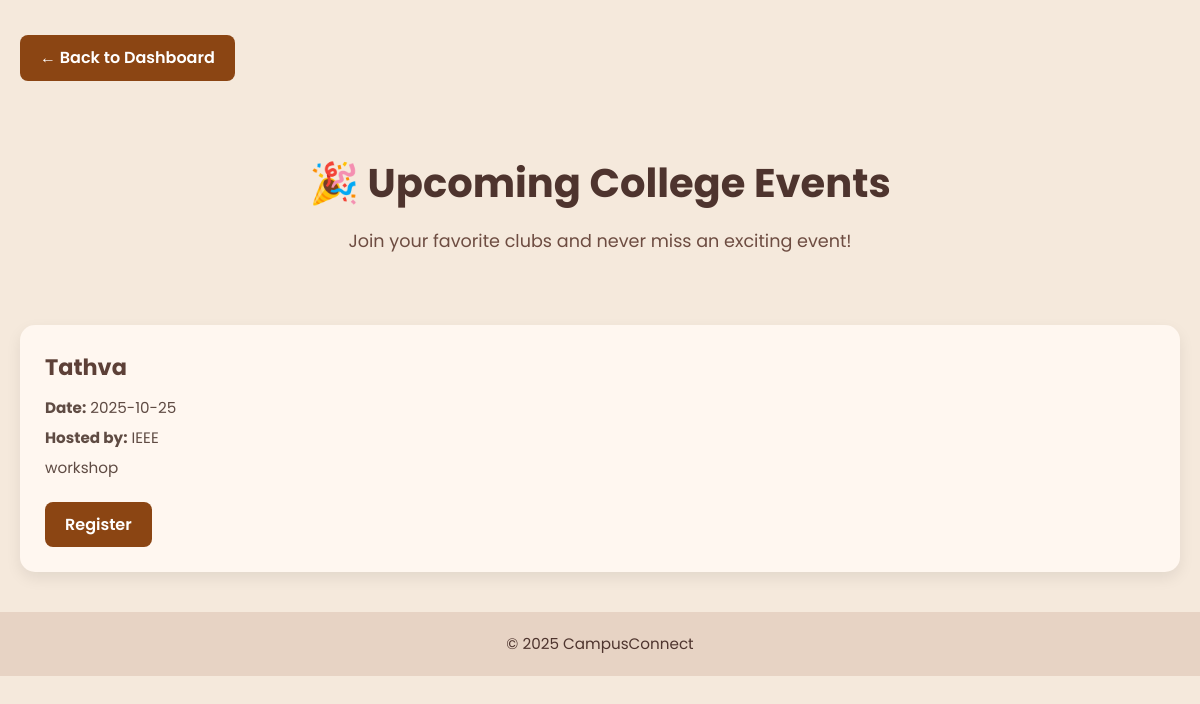
The page /events (signed in) on the database its author committed.
### tables this page shows
CREATE TABLE events (
        id INTEGER PRIMARY KEY AUTOINCREMENT,
        name TEXT,
        date TEXT,
        host TEXT,
        description TEXT
    );

### app.py (the view)
@app.route('/events')
def browse_events():
    if 'student_id' not in session:
        return redirect(url_for('student_login'))
    conn = get_db_connection()
    events = conn.execute('SELECT * FROM events').fetchall()
    conn.close()
    return render_template('event.html', events=events)

### app.py (called while the page is built)
def get_db_connection():
    conn = sqlite3.connect('campusconnect.db')
    conn.row_factory = sqlite3.Row
    return conn

### templates/event.html (shortened to what this page needs)
<!DOCTYPE html>
<html lang="en">
<head>
  <link rel="stylesheet" href="{{ url_for('static', filename='event.css') }}">
</head>
<body>
  <div style="padding: 20px;">
    <a href="{{ url_for('student_dashboard') }}" class="btn">← Back to Dashboard</a>
  </div>
  <header>
    <h1>🎉 Upcoming College Events</h1>
    <p>Join your favorite clubs and never miss an exciting event!</p>
  </header>
  <div class="events-container">
    {% for event in events %}
    <div class="event-card">
      <h2>{{ event.name }}</h2>
      <p><strong>Date:</strong> {{ event.date }}</p>
      <p><strong>Hosted by:</strong> {{ event.host }}</p>
      <p>{{ event.description }}</p>
      <a href="#" class="btn">Register</a>
    </div>
    {% endfor %}
  </div>
  <footer>
    © 2025 CampusConnect
  </footer>
</body>
</html>

### static/event.css (style rules this page uses)
* { margin: 0; padding: 0; box-sizing: border-box; }
body { font-family: 'Poppins', sans-serif; background-color: #f5e9dc; color: #333; line-height: 1.6; }
header { text-align: center; padding: 50px 20px 30px; color: #4e342e; }
header h1 { font-size: 2.5rem; margin-bottom: 12px; }
header p { font-size: 1.1rem; color: #6d4c41; }
.events-container { display: grid; grid-template-columns: repeat(auto-fit, minmax(300px, 1fr)); gap: 25px; padding: 40px 20px; max-width: 1200px; margin: auto; }
.event-card { background: #fff7f0; border-radius: 15px; padding: 25px; box-shadow: 0 6px 15px rgba(0, 0, 0, 0.08); transition: transform 0.3s ease, box-shadow 0.3s ease; }
.event-card h2 { font-size: 1.4rem; color: #5d4037; margin-bottom: 10px; }
.event-card p { font-size: 0.95rem; color: #5f4b43; margin: 6px 0; }
.btn { display: inline-block; margin-top: 15px; padding: 10px 20px; background-color: #8B4513; color: white; text-decoration: none; border-radius: 8px; font-weight: 600; transition: background-color 0.3s ease, transform 0.2s ease; }
footer { text-align: center; padding: 20px; color: #4e342e; font-size: 0.95rem; background: #e7d3c4; }

### rows shown on the page
events: name "Tathva", date "2025-10-25", host "IEEE", description "workshop"
